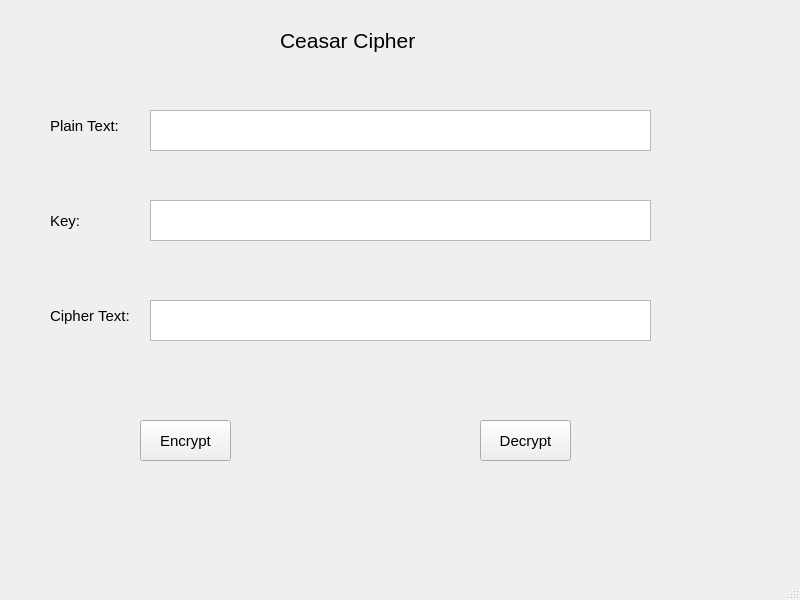
<?xml version="1.0" encoding="UTF-8"?>
<ui version="4.0">
 <class>MainWindow</class>
 <widget class="QMainWindow" name="MainWindow">
  <property name="geometry">
   <rect>
    <x>0</x>
    <y>0</y>
    <width>800</width>
    <height>600</height>
   </rect>
  </property>
  <property name="windowTitle">
   <string>MainWindow</string>
  </property>
  <widget class="QWidget" name="centralwidget">
   <widget class="QLabel" name="label">
    <property name="geometry">
     <rect>
      <x>50</x>
      <y>110</y>
      <width>91</width>
      <height>31</height>
     </rect>
    </property>
    <property name="font">
     <font>
      <pointsize>11</pointsize>
     </font>
    </property>
    <property name="text">
     <string>Plain Text:</string>
    </property>
   </widget>
   <widget class="QLabel" name="label_2">
    <property name="geometry">
     <rect>
      <x>50</x>
      <y>210</y>
      <width>41</width>
      <height>21</height>
     </rect>
    </property>
    <property name="font">
     <font>
      <pointsize>11</pointsize>
     </font>
    </property>
    <property name="text">
     <string>Key:</string>
    </property>
   </widget>
   <widget class="QLabel" name="label_3">
    <property name="geometry">
     <rect>
      <x>50</x>
      <y>300</y>
      <width>101</width>
      <height>31</height>
     </rect>
    </property>
    <property name="font">
     <font>
      <pointsize>11</pointsize>
     </font>
    </property>
    <property name="text">
     <string>Cipher Text:</string>
    </property>
   </widget>
   <widget class="QLabel" name="label_4">
    <property name="geometry">
     <rect>
      <x>280</x>
      <y>10</y>
      <width>181</width>
      <height>61</height>
     </rect>
    </property>
    <property name="font">
     <font>
      <pointsize>16</pointsize>
     </font>
    </property>
    <property name="text">
     <string>Ceasar Cipher</string>
    </property>
   </widget>
   <widget class="QTextEdit" name="txt_plaintext">
    <property name="geometry">
     <rect>
      <x>150</x>
      <y>110</y>
      <width>501</width>
      <height>41</height>
     </rect>
    </property>
    <property name="font">
     <font>
      <pointsize>11</pointsize>
     </font>
    </property>
   </widget>
   <widget class="QTextEdit" name="txt_key">
    <property name="geometry">
     <rect>
      <x>150</x>
      <y>200</y>
      <width>501</width>
      <height>41</height>
     </rect>
    </property>
    <property name="font">
     <font>
      <pointsize>11</pointsize>
     </font>
    </property>
   </widget>
   <widget class="QTextEdit" name="txt_ciphertext">
    <property name="geometry">
     <rect>
      <x>150</x>
      <y>300</y>
      <width>501</width>
      <height>41</height>
     </rect>
    </property>
    <property name="font">
     <font>
      <pointsize>11</pointsize>
     </font>
    </property>
   </widget>
   <widget class="QPushButton" name="btn_encrypt">
    <property name="geometry">
     <rect>
      <x>140</x>
      <y>420</y>
      <width>91</width>
      <height>41</height>
     </rect>
    </property>
    <property name="font">
     <font>
      <pointsize>11</pointsize>
     </font>
    </property>
    <property name="text">
     <string>Encrypt</string>
    </property>
   </widget>
   <widget class="QPushButton" name="btn_decrypt">
    <property name="geometry">
     <rect>
      <x>480</x>
      <y>420</y>
      <width>91</width>
      <height>41</height>
     </rect>
    </property>
    <property name="font">
     <font>
      <pointsize>11</pointsize>
     </font>
    </property>
    <property name="text">
     <string>Decrypt</string>
    </property>
   </widget>
  </widget>
  <widget class="QMenuBar" name="menubar">
   <property name="geometry">
    <rect>
     <x>0</x>
     <y>0</y>
     <width>800</width>
     <height>26</height>
    </rect>
   </property>
  </widget>
  <widget class="QStatusBar" name="statusbar"/>
 </widget>
 <resources/>
 <connections/>
</ui>
